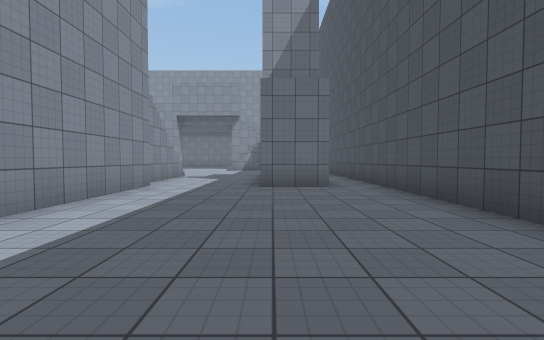
View 1 (above)

24 first-person views from a walk through a Unity game level. The camera is 1.2 m above the floor, tilts 2° down and sees 85° across. The floor is counted in squares, 2 m on a side. Each view is taken from the middle of a square. On the plan, view 1 faces up. The plan holds only what a view shows up to about 9 squares ahead; the rest is blank. The place goes on beyond the plan. The player is left out. Surface patterns are stand-ins for the level's own textures.

View 2
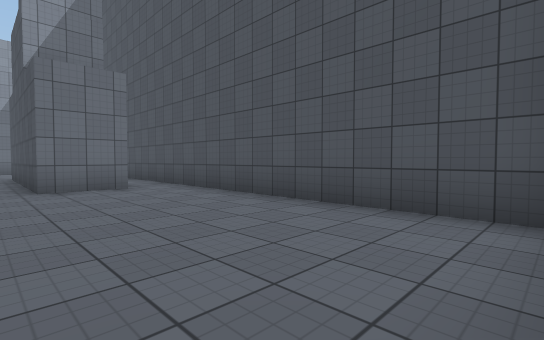

View 3
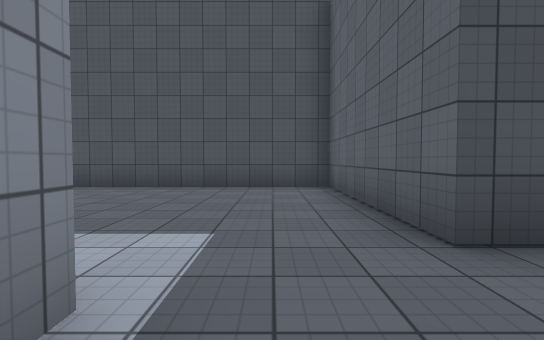

View 4
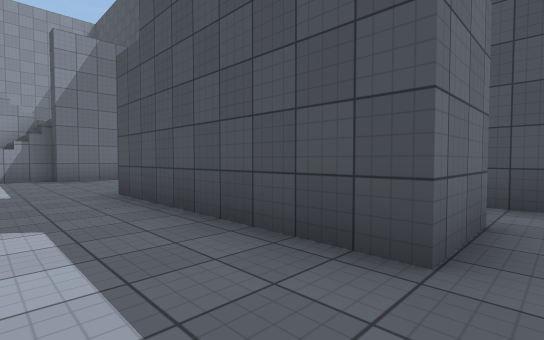

View 5
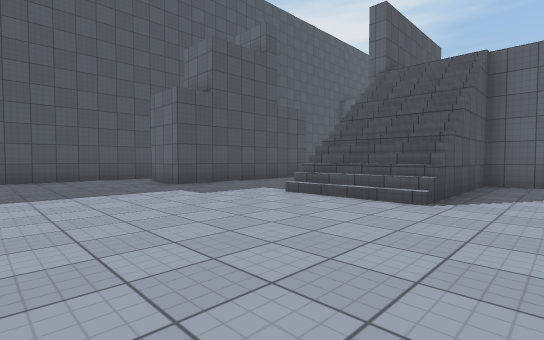

View 6
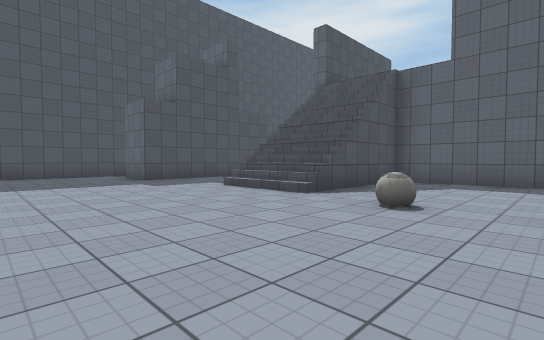

View 7
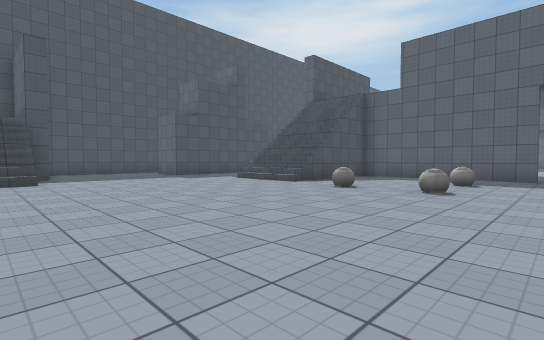

View 8
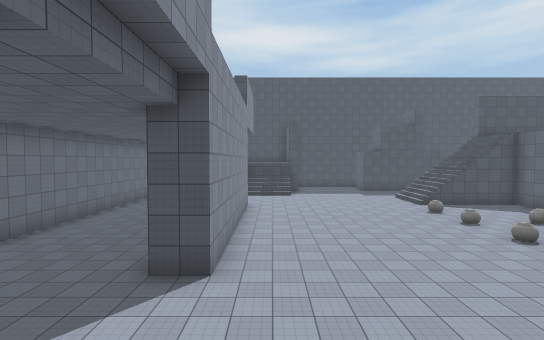

View 9
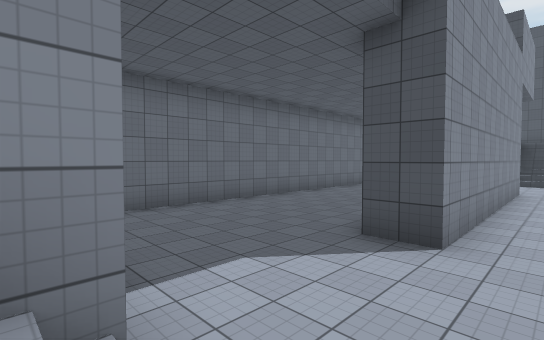

View 10
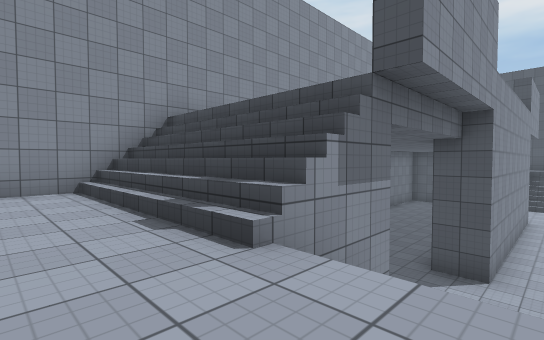

View 11
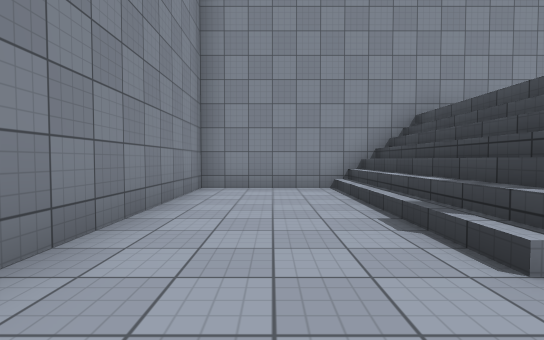

View 12
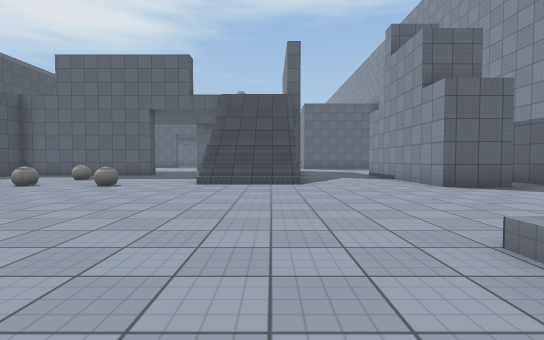

View 13
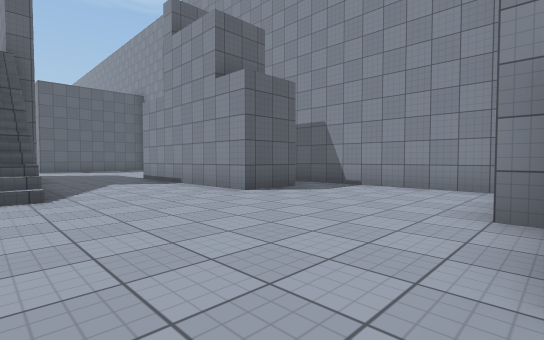

View 14
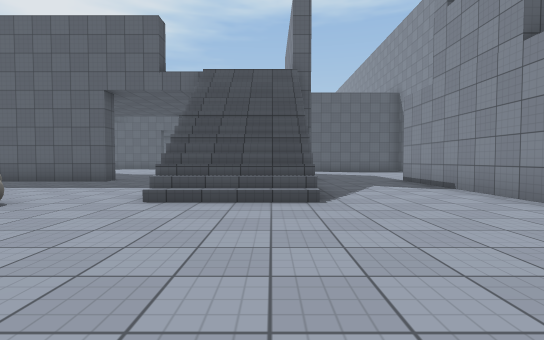

View 15
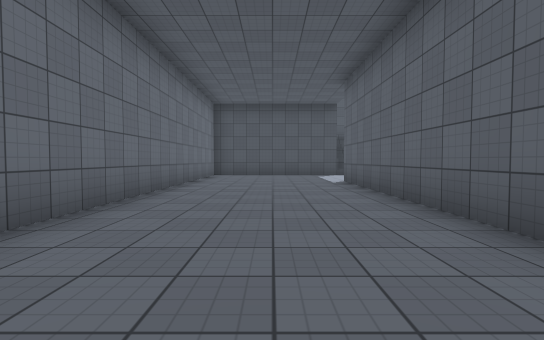

View 16
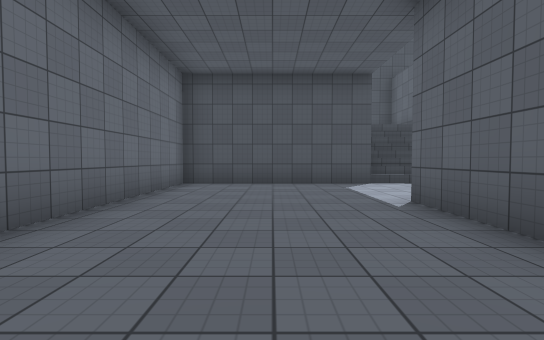

View 17
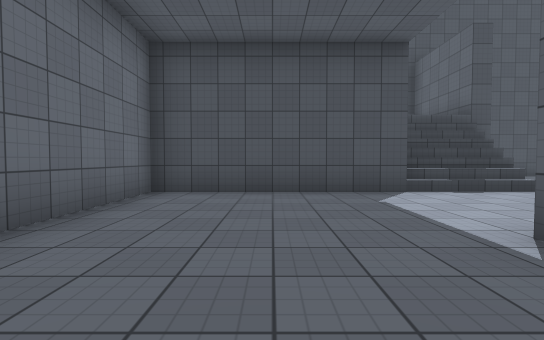

View 18
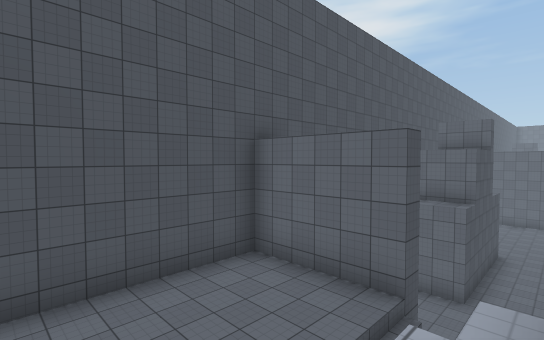

View 19
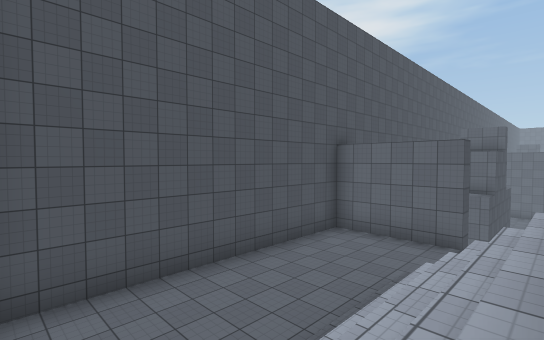

View 20
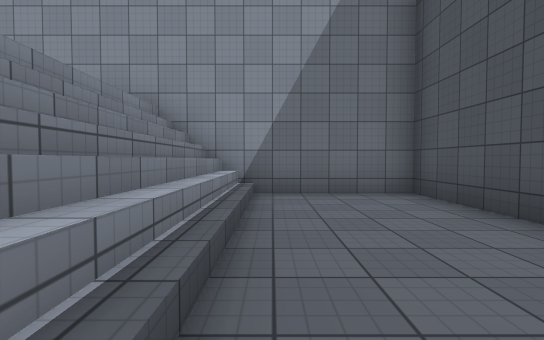

View 21
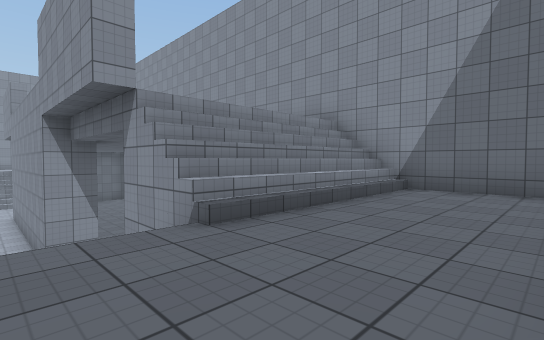

View 22
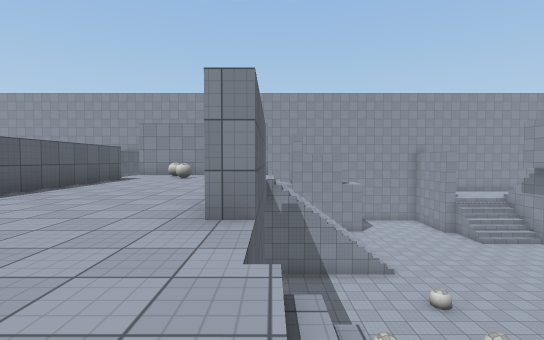

View 23
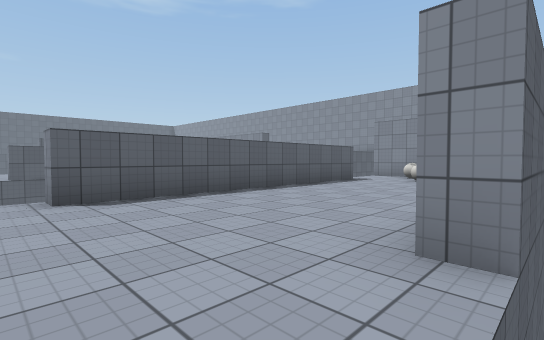

View 24
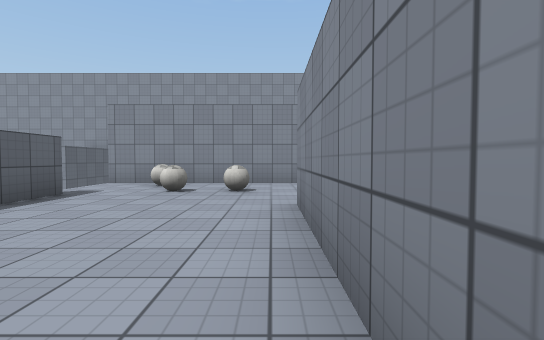

### Floor plan
Key: @ floor where view 1 was taken; # wall or solid block; . main floor; : floor 3.5 m higher than the main floor; + floor 6 m higher than the main floor; / step, stairs or slope; B ball.
Columns run from 22 left of view 1 to 3 right of it. Each row starts with its distance up from view 1.
 24 ##########################
 23 #:::// .............//:::#
 22 #:::// .............//:::#
 21 #::://..............//:::#
 20 #::://..............//:::#
 19 #::://...########...//:::#
 18  :::/#...########...//:::#
 17   :://..............//:::#
 16    #//..............//####
 15 #........................#
 14 #........................#
 13 #........................#
 12 #........................#
 11 #.##...///.B.B.B.///..##
 10 #. #...///.......///..#
  9    #...///...B...///..# .#
  8    #...///.......///..# .#
  7    #...////#####////..##.#
  6     ..#+++++++++++ #.....#
  5       #+B+++++++++ #.....#
  4       #+B+++++++++ #.....#
  3       #B++++++++++ #.....#
  2       #//###..###/ #.....#
  1                   .......#
  0                    ...@..#
 -1                     ######

Positions as (right, up) in squares from view 1, and headings:
1: (0, 0), facing up
2: (-1, 0), facing up-right
3: (-4, 1), facing right
4: (-2, 6), facing up-right
5: (-7, 15), facing down-right
6: (-9, 15), facing down-right
7: (-11, 17), facing down-right
8: (-18, 17), facing right
9: (-17, 17), facing up-right
10: (-20, 17), facing up-right
11: (-20, 17), facing up
12: (-15, 18), facing down
13: (-15, 16), facing down-left
14: (-15, 15), facing down
15: (-14, 21), facing right
16: (-10, 21), facing right
17: (-8, 21), facing right
18: (-2, 20), facing down-right
19: (-2, 23), facing down-right
20: (0, 18), facing up
21: (2, 17), facing up-left
22: (-4, 7), facing left
23: (-5, 7), facing down-left
24: (-8, 6), facing left
